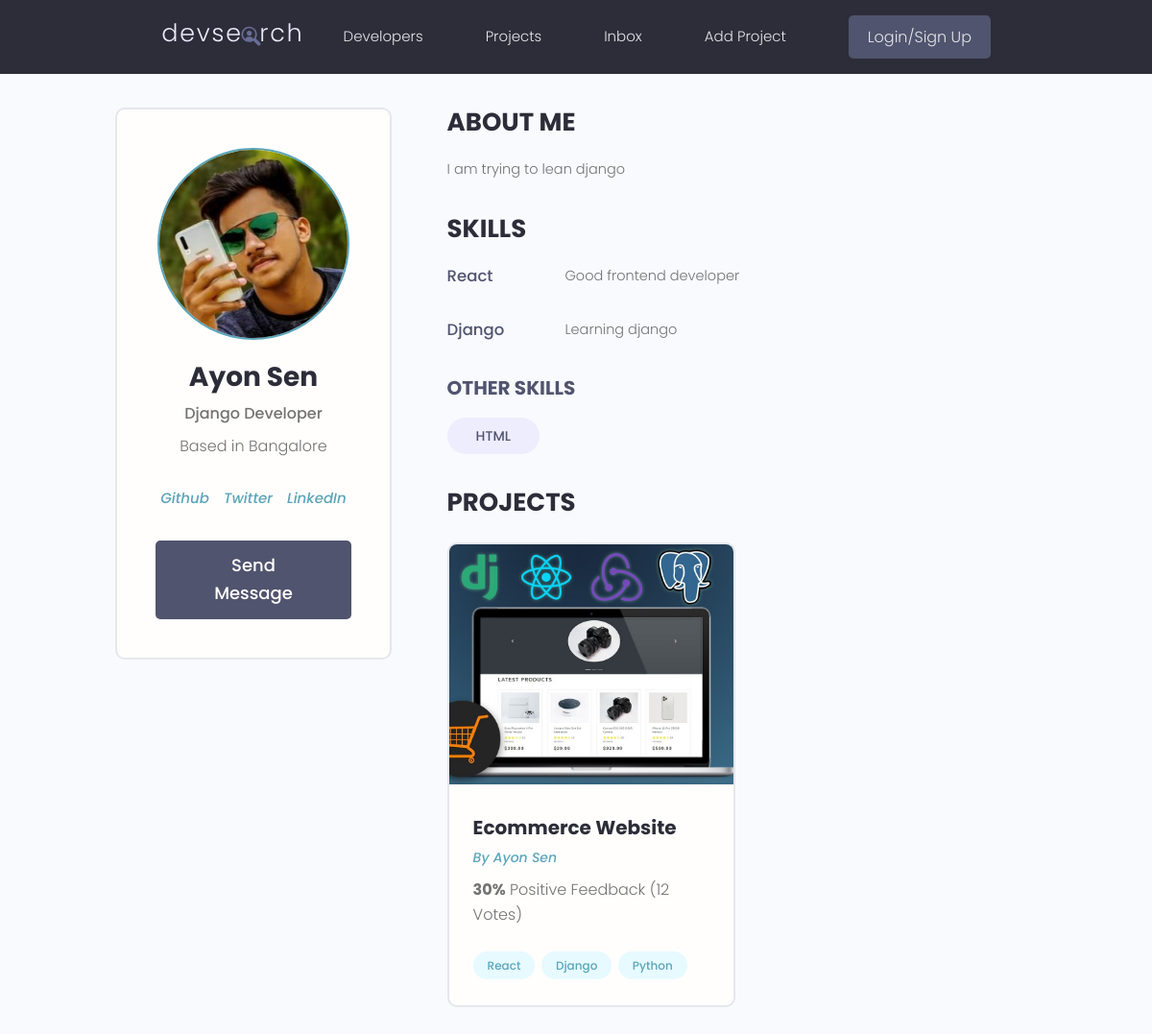
The app's page /profile/c0377453-b451-4b7a-9e12-926b685c4ac5/ with its own data.
### users/models.py (models this page shows, shortened)
class Profile(models.Model):
    user = models.OneToOneField(User,on_delete=models.CASCADE,null=True,blank=True)
    name = models.CharField(max_length=200,blank=True,null=True)
    email = models.EmailField(max_length=500,blank=True,null=True)
    username = models.CharField(max_length=200,blank=True,null=True)
    location = models.CharField(max_length=200,blank=True,null=True)
    short_intro = models.CharField(max_length=200,blank=True,null=True)
    bio = models.TextField(blank=True,null=True)
    profile_image = models.ImageField(null=True,blank=True,upload_to='profiles/',default="profiles/user-default.png")
    social_github = models.CharField(max_length=200,blank=True,null=True)
    social_twitter = models.CharField(max_length=200,blank=True,null=True)
    social_linkedin = models.CharField(max_length=200,blank=True,null=True)
    social_youtube = models.CharField(max_length=200,blank=True,null=True)
    social_website = models.CharField(max_length=200,blank=True,null=True)
    created_at = models.DateTimeField(auto_now_add=True)
    id = models.UUIDField(default=uuid.uuid4,unique=True,primary_key=True,editable=False)

class Skill(models.Model) :
    owner = models.ForeignKey(Profile,on_delete=models.CASCADE,null=True,blank=True)
    name = models.CharField(max_length=200,blank=True,null=True)
    description = models.TextField(null=True,blank=True)
    created_at = models.DateTimeField(auto_now_add=True)
    id = models.UUIDField(default=uuid.uuid4,unique=True,primary_key=True,editable=False)

### projects/models.py (models this page shows, shortened)
class Project(models.Model):
    owner = models.ForeignKey(Profile,null=True,blank=True,on_delete=models.SET_NULL)
    title = models.CharField(max_length=200)
    description = models.TextField(null=True,blank=True)
    featured_image = models.ImageField(null=True,blank=True,default='default.jpg')
    demo_link = models.CharField(max_length=2000,null=True,blank=True)
    source_link = models.CharField(max_length=2000,null=True,blank=True)
    created_at = models.DateTimeField(auto_now_add=True)
    tags = models.ManyToManyField('Tag',blank=True)
    vote_total = models.IntegerField(default=0,null=True,blank=True)
    vote_ratio = models.IntegerField(default=0,null=True,blank=True)
    id = models.UUIDField(default=uuid.uuid4,unique=True,primary_key=True,editable=False)

class Tag(models.Model):
    name = models.CharField(max_length=200)
    created_at = models.DateTimeField(auto_now_add=True)
    id = models.UUIDField(default=uuid.uuid4,unique=True,primary_key=True,editable=False)
    def __str__(self) :
        return self.name

### users/views.py (the view)
# urls.py: path('profile/<str:pk>/',views.userProfile,name='user-profile'),
def userProfile(request,pk):
    profile = Profile.objects.get(id = pk)
    topSkills = profile.skill_set.exclude(description__exact = "")
    otherSkills = profile.skill_set.filter(description = "")
    context = {'profile':profile,"topSkills" : topSkills,"otherSkills" : otherSkills}
    return render(request,'users/user-profile.html',context)

### users/templates/users/user-profile.html (shortened to what this page needs)
{% extends 'main.html' %}
{% block content %}
<main class="profile my-md">
    <div class="container">
      <div class="layout">
        <div class="column column--1of3">
          <div class="card text-center">
            <div class="card__body dev">
              <img class="avatar avatar--xl" src="{{ profile.profile_image.url }}" />
              <h2 class="dev__name">{{profile.name}}</h2>
              <p class="dev__title">{{profile.short_intro}}</p>
              <p class="dev__location">Based in {{profile.location}}</p>
              <ul class="dev__social">
                {% if profile.social_github %}
                 <li>
                  <a title="Github" href="{{profile.social_github}}" target="_blank"><i class="im im-github">Github</i></a>
                </li>
                {% endif %}
                {% if profile.social_twitter %}
                <li>
                  <a title="Twitter" href="{{profile.social_twitter}}" target="_blank"><i class="im im-twitter">Twitter</i></a>
                </li>
                {% endif %}
                {% if profile.social_linkedin %}
                <li>
                  <a title="LinkedIn" href="{{profile.social_linkedin}}" target="_blank"><i class="im im-linkedin">LinkedIn</i></a>
                </li>
                {% endif %}
              </ul>
              <a href="#" class="btn btn--sub btn--lg">Send Message </a>
            </div>
          </div>
        </div>
        <div class="column column--2of3">
          <div class="devInfo">
            <h3 class="devInfo__title">About Me</h3>
            <p class="devInfo__about">{{profile.bio}}</p>
          </div>
          <div class="devInfo">
            <h3 class="devInfo__title">Skills</h3>
            <div class="devInfo__skills">
              {% for skill in topSkills %}
              <div class="devSkill">
                <h4 class="devSkill__title">{{skill.name}}</h4>
                <p class="devSkill__info">
                  {{skill.description}}
                </p>
              </div>
            {% endfor %}
              <h3 class="devInfo__subtitle">Other Skills</h3>
              <div class="devInfo__otherSkills">
                {% for skill in otherSkills %}
                <span class="tag tag--pill tag--sub tag--lg">
                  <small>{{skill.name}}</small>
                </span>
                {% endfor %}
              </div>
            </div>
          </div>
          <div class="devInfo">
            <h3 class="devInfo__title">Projects</h3>
            <div class="grid grid--two">
              {% for project in profile.project_set.all %}
              <div class="column">
                <div class="card project">
                  <a href="{% url 'project' project.id %}" class="project">
                    <img class="project__thumbnail" src="{{project.featured_image.url}}" alt="project thumbnail" />
                    <div class="card__body">
                      <h3 class="project__title">{{project.title}}</h3>
                      <p><a class="project__author" href="{% url 'user-profile' project.owner.id %}">By {{project.owner.name}}</a></p>
                      <p class="project--rating">
                        <span style="font-weight: bold;">{{project.vote_ratio}}%</span> Positive
                        Feedback ({{project.vote_total}} Vote{{project.vote_total|pluralize:"s"}})
                      </p>
                      <div class="project__tags">
                        {% for tag in project.tags.all %}
                        <span class="tag tag--pill tag--main">
                          <small>{{tag}}</small>
                        </span>
                        {% endfor %}
                      </div>
                    </div>
                  </a>
                </div>
              </div>
             {% endfor %}
            </div>
          </div>
        </div>
      </div>
    </div>
  </main>
{% endblock content %}

### static/styles/app.css (style rules this page uses)
:root { --color-sub: #2d2d39; }
.btn--sub { background-color: var(--color-sub-light); }
.card { border: 2px solid var(--color-light); }
img { width: 100%; }
.profile .card > .dev { padding: 4rem; }
.dev__name { color: var(--color-sub); font-size: 2.8rem; font-weight: 700; margin-top: 1rem; margin-bottom: 0.5rem; }
.dev__title { font-size: 1.6rem; font-weight: 500; line-height: 1.3; }
.dev__location { margin-top: 1rem; }
.dev__social { margin: 3rem 0; list-style: none; display: flex; justify-content: center; gap: 1.5rem; }
.devInfo { margin-bottom: 3rem; }
.devInfo__title, .devInfo__subtitle { font-size: 2.6rem; color: var(--color-sub); text-transform: uppercase; font-weight: 700; margin-bottom: 1.5rem; }
.devInfo__subtitle { font-size: 2rem; color: var(--color-sub-light); }
.devInfo__about, .devSkill__info { font-size: 1.45rem; line-height: 1.7; text-align: justify; }
.devSkill { margin-bottom: 3rem; }
.devSkill__title { font-size: 1.65rem; font-weight: 500; color: var(--color-sub-light); }
@media screen and (min-width: 700px) { .devSkill { display: flex; justify-content: space-between; gap: 3rem; } }
@media screen and (min-width: 700px) { .devSkill__info { flex-basis: 80%; } }
.project__author { font-size: 1.4rem; font-style: italic; }
.project--rating { margin-bottom: 1.6em; margin-top: .5em; }
.project__thumbnail { height: 25rem; object-fit: cover; object-position: top center; }
.project__title { font-size: 2rem; font-weight: 700; color: var(--color-sub); }

### static/uikit/styles/modules/_variables.css (style rules this page uses)
:root { --color-main: #5aa5b9; --color-main-light: #e6faff; --color-sub: #3f4156; --color-sub-light: #51546e; --color-sub-lighter: #ededfd; --color-text: #737373; --color-gray: #8b8b8b; --color-light: #e5e7eb; --color-light-gray: #767676; --color-bg: #f8fafd; --color-white: #fffefd; --color-white-light: #f3f3f3; --color-success: #359e64; --color-success-bg: #def8e8; --color-error: #fc4b0b; --color-error-bg: #fff2ee; --font-base: 'Poppins', arial, helvetica, 'Segoe UI', roboto, ubuntu, sans-serif; --font-monospace: 'Fira Code', 'Courier New', courier, monospace; --font-regular: 300; --font-medium: 500; --font-bold: 700; --generic-shadow: 1px 1px 5px #00000010; --generic-transition: all 0.3s ease-in-out; }

### static/uikit/styles/modules/_base.css (style rules this page uses)
* { margin: 0; padding: 0; box-sizing: border-box; text-rendering: optimizeLegibility; color: inherit; font-size: inherit; }
html { font-size: 50%; }
@media only screen and (min-width: 480px) { html { font-size: 56.25%; } }
@media only screen and (min-width: 1200px) { html { font-size: 62.5%; } }
body { line-height: 1.6; font-weight: 400; font-size: 1.5rem; color: var(--color-text); background-color: var(--color-bg); min-height: 100vh; }

### static/uikit/styles/modules/_typography.css (style rules this page uses)
* { font-family: var(--font-base); }
h2 { font-size: 3.6rem; font-weight: var(--font-bold); }
h3 { font-size: 3.2rem; font-weight: var(--font-medium); }
h4 { font-size: 2.8rem; font-weight: var(--font-medium); }
p, span, strong { font-size: 1.6rem; color: var(--color-text); font-weight: var(--font-regular); }
a { padding-bottom: 2px; text-decoration: none; display: inline-block; color: var(--color-main); font-weight: var(--font-medium); }

### static/uikit/styles/modules/_utilities.css (style rules this page uses)
.container { width: 92%; max-width: 165rem; margin: 0 auto; box-sizing: border-box; }
@media screen and (min-width: 1000px) { .container { width: 90%; } }
@media screen and (min-width: 1200px) { .container { width: 80%; } }
.text-center { text-align: center; }
.my-md { margin: 3rem auto; }

### static/uikit/styles/modules/_avatar.css (style rules this page uses)
.avatar { border-radius: 50%; border: 2px solid var(--color-main); object-fit: cover; }
.avatar--xl { height: 20rem; width: 20rem; }

### static/uikit/styles/modules/_button.css (style rules this page uses)
.btn { display: inline-block; position: relative; cursor: pointer; background-color: var(--color-light); font-weight: var(--font-medium); color: var(--color-sub); text-decoration: none; padding: 1rem 2rem; border-radius: 0.5rem; border: none; width: -webkit-fit-content; width: -moz-fit-content; width: fit-content; height: -webkit-fit-content; height: -moz-fit-content; height: fit-content; font-size: 1.6rem; outline-width: 0; outline-color: transparent; -webkit-backface-visibility: hidden; backface-visibility: hidden; transition: all 0.3s ease-in-out; }
.btn--sub { background-color: var(--color-sub); color: var(--color-white); }
.btn--lg { font-size: 1.8rem; padding: 1.2rem 4.5rem; }

### static/uikit/styles/modules/_card.css (style rules this page uses)
.card { border-radius: 1rem; background-color: var(--color-white); border: 1.5px solid var(--color-light); width: auto; height: auto; margin-top: 0.5rem; margin-bottom: 0.5rem; overflow: hidden; }
.card__body, .card__header { padding: 2rem 2.5rem; }

### records on screen
Profile: profile_image (picture), name "Ayon Sen", short_intro "Django Developer", location "Bangalore", bio "I am trying to lean django"
Skill: name "React", description "Good frontend developer"
Skill: name "Django", description "Learning django"
Skill: name "HTML"
Project: featured_image (picture), title "Ecommerce Website", owner.name "Ayon Sen", vote_ratio "30", vote_total "12"
Tag: name "React"
Tag: name "Django"
Tag: name "Python"
